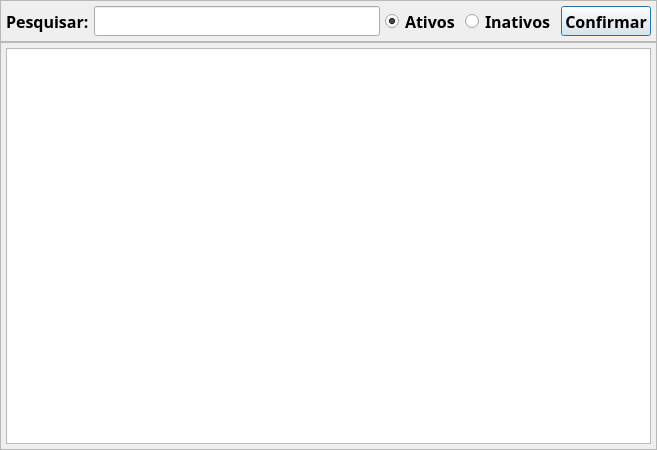
<?xml version="1.0" encoding="UTF-8"?>
<ui version="4.0">
 <class>Pesquisa_Usuario</class>
 <widget class="QDialog" name="Pesquisa_Usuario">
  <property name="geometry">
   <rect>
    <x>0</x>
    <y>0</y>
    <width>657</width>
    <height>450</height>
   </rect>
  </property>
  <property name="font">
   <font>
    <family>Segoe UI Semibold</family>
    <pointsize>12</pointsize>
    <bold>true</bold>
   </font>
  </property>
  <property name="windowTitle">
   <string>Pesquisa Usuario</string>
  </property>
  <layout class="QVBoxLayout" name="verticalLayout">
   <property name="spacing">
    <number>0</number>
   </property>
   <property name="leftMargin">
    <number>0</number>
   </property>
   <property name="topMargin">
    <number>0</number>
   </property>
   <property name="rightMargin">
    <number>0</number>
   </property>
   <property name="bottomMargin">
    <number>0</number>
   </property>
   <item>
    <widget class="QFrame" name="frm_Filtro">
     <property name="frameShape">
      <enum>QFrame::Shape::StyledPanel</enum>
     </property>
     <property name="frameShadow">
      <enum>QFrame::Shadow::Raised</enum>
     </property>
     <layout class="QHBoxLayout" name="horizontalLayout">
      <property name="spacing">
       <number>5</number>
      </property>
      <property name="leftMargin">
       <number>5</number>
      </property>
      <property name="topMargin">
       <number>5</number>
      </property>
      <property name="rightMargin">
       <number>5</number>
      </property>
      <property name="bottomMargin">
       <number>5</number>
      </property>
      <item>
       <widget class="QLabel" name="lb_Pesquisa">
        <property name="minimumSize">
         <size>
          <width>0</width>
          <height>30</height>
         </size>
        </property>
        <property name="maximumSize">
         <size>
          <width>16777215</width>
          <height>30</height>
         </size>
        </property>
        <property name="text">
         <string>Pesquisar:</string>
        </property>
       </widget>
      </item>
      <item>
       <widget class="QLineEdit" name="txt_Pesquisa">
        <property name="minimumSize">
         <size>
          <width>0</width>
          <height>30</height>
         </size>
        </property>
        <property name="maximumSize">
         <size>
          <width>16777215</width>
          <height>30</height>
         </size>
        </property>
       </widget>
      </item>
      <item>
       <widget class="QRadioButton" name="rb_Ativo">
        <property name="minimumSize">
         <size>
          <width>0</width>
          <height>30</height>
         </size>
        </property>
        <property name="maximumSize">
         <size>
          <width>16777215</width>
          <height>30</height>
         </size>
        </property>
        <property name="text">
         <string>Ativos</string>
        </property>
        <property name="checked">
         <bool>true</bool>
        </property>
       </widget>
      </item>
      <item>
       <widget class="QRadioButton" name="rb_Inativo">
        <property name="minimumSize">
         <size>
          <width>0</width>
          <height>30</height>
         </size>
        </property>
        <property name="maximumSize">
         <size>
          <width>16777215</width>
          <height>30</height>
         </size>
        </property>
        <property name="text">
         <string>Inativos</string>
        </property>
       </widget>
      </item>
      <item>
       <widget class="QPushButton" name="bt_Pesquisa">
        <property name="minimumSize">
         <size>
          <width>0</width>
          <height>30</height>
         </size>
        </property>
        <property name="maximumSize">
         <size>
          <width>16777215</width>
          <height>30</height>
         </size>
        </property>
        <property name="text">
         <string>Confirmar</string>
        </property>
       </widget>
      </item>
     </layout>
    </widget>
   </item>
   <item>
    <widget class="QFrame" name="frm_Lista">
     <property name="frameShape">
      <enum>QFrame::Shape::StyledPanel</enum>
     </property>
     <property name="frameShadow">
      <enum>QFrame::Shadow::Raised</enum>
     </property>
     <layout class="QVBoxLayout" name="verticalLayout_2">
      <property name="spacing">
       <number>5</number>
      </property>
      <property name="leftMargin">
       <number>5</number>
      </property>
      <property name="topMargin">
       <number>5</number>
      </property>
      <property name="rightMargin">
       <number>5</number>
      </property>
      <property name="bottomMargin">
       <number>5</number>
      </property>
      <item>
       <widget class="QTableView" name="tb_Colaborador"/>
      </item>
     </layout>
    </widget>
   </item>
  </layout>
 </widget>
 <resources/>
 <connections/>
</ui>
